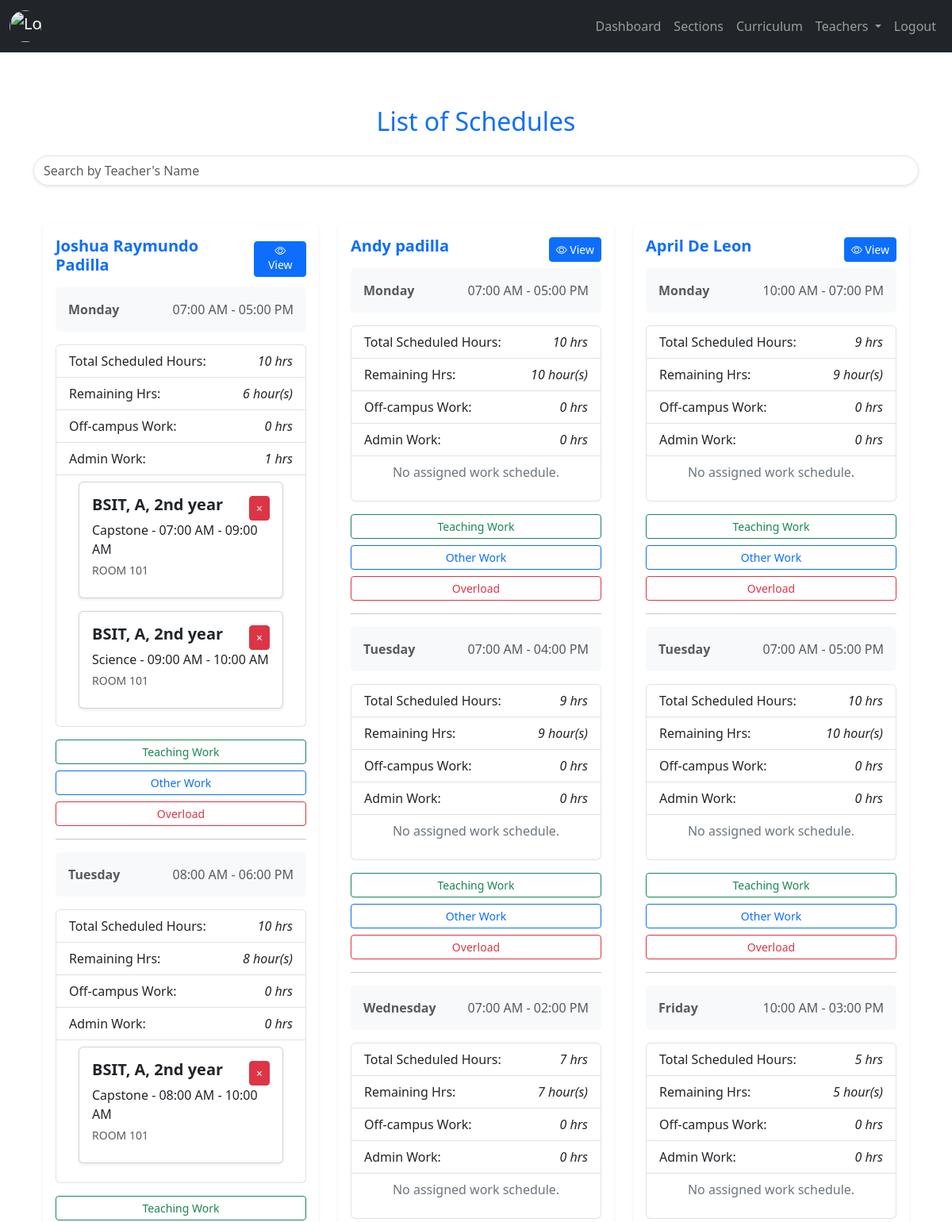
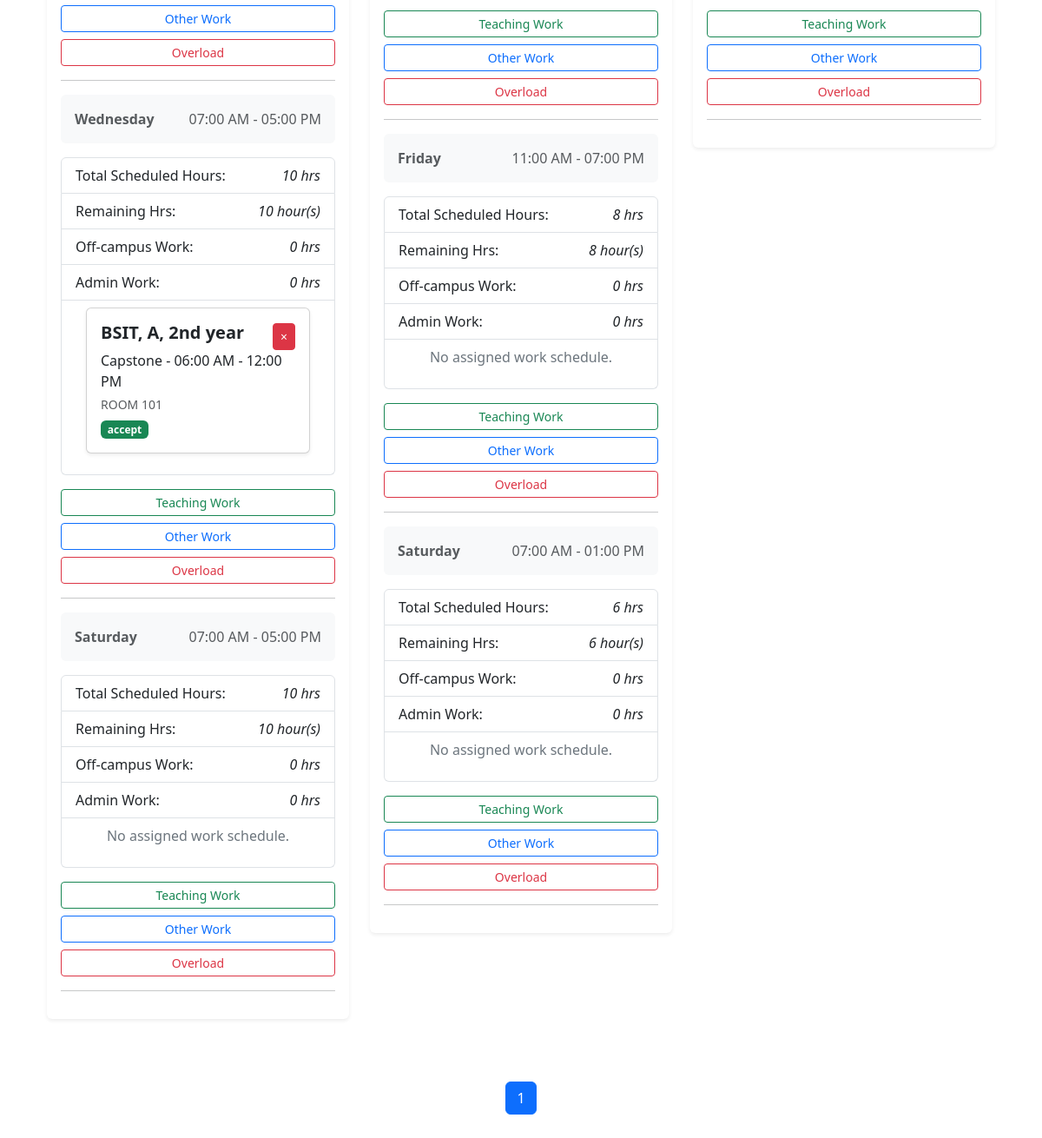
The page /admin/list_schedules.php (signed in) on the database its author committed (2 pictures, top to bottom).
### tables this page shows
CREATE TABLE `tblworkschedule` (
  `ws_id` int(11) NOT NULL,
  `ws_schedule_id` int(11) NOT NULL,
  `ws_sectionId` int(11) NOT NULL,
  `ws_roomCode` varchar(60) NOT NULL,
  `ws_CurriculumID` int(11) NOT NULL,
  `ws_subtStartTimeAssign` time NOT NULL,
  `ws_subtEndTimeAssign` time NOT NULL,
  `ws_typeOfWork` varchar(60) NOT NULL,
  `ws_ol_request_status` varchar(60) DEFAULT NULL,
  `ws_sem` int(11) DEFAULT NULL,
  `ws_status` varchar(60) NOT NULL DEFAULT 'regular_work'
);

CREATE TABLE `tblsection` (
  `sectionId` int(11) NOT NULL,
  `course` varchar(60) NOT NULL,
  `year_level` varchar(60) NOT NULL,
  `section` varchar(60) NOT NULL,
  `section_status` int(11) NOT NULL DEFAULT 1 COMMENT '0=archive, 1=exist'
);

CREATE TABLE `tblcurriculum` (
  `subject_id` int(11) NOT NULL,
  `subject_code` varchar(60) NOT NULL,
  `subject_name` varchar(60) NOT NULL,
  `lab_num` int(11) NOT NULL,
  `lec_num` int(11) NOT NULL,
  `hours` int(11) NOT NULL,
  `semester` int(11) NOT NULL,
  `designated_year_level` int(11) NOT NULL,
  `subject_status` int(11) NOT NULL DEFAULT 1 COMMENT '0=archive,1=exist'
);

### admin/backend/db.php (called while the page is built, shortened)
<?php
class db_connect
{
    public $host = db_host;
    public $user = db_user;
    public $pass = db_pass;
    public $name = db_name;
    public function connect()
    {
        try {
            $this->conn = new mysqli($this->host, $this->user, $this->pass, $this->name);
        } catch (\Throwable $th) {
            header("Location:setup.php");
        }
    }
}

### admin/backend/class.php (called while the page is built, shortened)
<?php
include ('db.php');
class global_class extends db_connect
{
    public function fetch_schedule()
    {
        if ($query->execute()) {
            $result = $query->get_result();
            if ($result->num_rows > 0) {
                $schedules = $result->fetch_all(MYSQLI_ASSOC);
                foreach ($schedules as &$schedule) {
                    $days = explode(',', $schedule['days']);
                    $times = explode(',', $schedule['schedule_times']);
                    $total_hours_per_day = [];
                    foreach ($days as $index => $day) {
                        $time_range = explode('-', $times[$index]);
                        $start_time = $time_range[0];
                        $end_time = $time_range[1];
                        $start_timestamp = strtotime($start_time);
                        $end_timestamp = strtotime($end_time);
                        $total_hours = round(abs($end_timestamp - $start_timestamp) / 3600, 2);
                        if (!isset($total_hours_per_day[$day])) {
                            $total_hours_per_day[$day] = 0;
                        }
                        $total_hours_per_day[$day] += $total_hours;
                    }
                }
                return $schedules;
            } else {
                $query->close();
                return [];
            }
        } else {
            $query->close();
            return false;
        }
    }
    public function fetch_workschedule($sched_id)
    {
        $query = "
            SELECT *
            FROM tblschedule
            LEFT JOIN tblworkschedule ON tblschedule.sched_id = tblworkschedule.ws_schedule_id
            LEFT JOIN tblsection ON tblsection.sectionId = tblworkschedule.ws_sectionId
            LEFT JOIN tblcurriculum ON tblcurriculum.subject_id = tblworkschedule.ws_CurriculumID
            WHERE tblschedule.sched_id = '$sched_id'
        ";
        $result = $this->conn->query($query);
        if ($result) {
            if ($result->num_rows > 0) {
                $schedules = $result->fetch_all(MYSQLI_ASSOC);
                return $schedules;
            } else {
                $result->free();
                return [];
            }
        } else {
            return false;
        }
    }
}

### admin/list_schedules.php (the view, shortened to what this page needs)
<?php
include "components/header.php";
?>
<div class="container mt-5">
    <h2 class="text-center mb-4 text-primary">List of Schedules</h2>
    <div class="mb-4">
        <input type="text" id="searchInput" class="form-control rounded-pill shadow-sm" placeholder="Search by Teacher's Name">
    </div>
<div class="container my-5">
    <div class="row">
        <?php
        $fetch_schedule = $db->fetch_schedule();
        foreach ($fetch_schedule as $schedule):
        ?>
        <div class="col-md-4 mb-4 card-item" data-teacher-name="<?= strtolower($schedule['teacher_name']) ?>">
            <div class="card shadow-sm border-0">
                <div class="card-body">
                    <div class="d-flex justify-content-between align-items-center mb-2">
                        <h5 class="card-title text-primary fw-bold"><?= ucfirst($schedule['teacher_name']) ?></h5>
                        <a href="view_schedule.php?teacher_id=<?= $schedule['sched_teacher_id'] ?>">
                            <button class="btn btn-primary btn-sm">
                                <i class="bi bi-eye"></i> View
                            </button>
                        </a>
                    </div>
                    <?php
                   $days = explode(',', $schedule['days']);
                   $times = explode(',', $schedule['schedule_times']);
                   $sched_ids_per_day = explode(',', $schedule['sched_ids_per_day']);
                   $total_hours_workschedule = explode(',', $schedule['total_minutes_workschedule']);
                   $total_offcampus_work_time = explode(',', $schedule['total_offcampus_work_time']);
                   $total_admin_work_time = explode(',', $schedule['total_admin_work_time']);
                   foreach ($days as $index => $day):
                       list($sched_id, $sched_day) = explode(':', $sched_ids_per_day[$index]);
                       $time_range = explode('-', $times[$index]);
                       $start_time = $time_range[0];
                       $end_time = $time_range[1];
                       $start_timestamp = strtotime($start_time);
                       $end_timestamp = strtotime($end_time);
                       $total_hours = round(abs($end_timestamp - $start_timestamp) / 3600, 2);
                       $total_minutes = round(abs($end_timestamp - $start_timestamp) / 60, 2);
                       $work_schedule_minutes = isset($total_hours_workschedule[$index]) ? $total_hours_workschedule[$index] : 0;
                       $remaining_minutes = $total_minutes - $work_schedule_minutes;
                       $remaining_hours = round($remaining_minutes / 60, 2);
                    ?>
                    <div class="d-flex justify-content-between mb-3 p-3 bg-light rounded">
                        <span class="text-muted fw-semibold"><?= ucfirst($day) ?> </span>
                        <span class="text-muted"><?= date('h:i A', strtotime($start_time)) ?> - <?= date('h:i A', strtotime($end_time)) ?></span>
                    </div>
                    <ul class="list-group mb-3">
                        <li class="list-group-item d-flex justify-content-between align-items-center">
                           Total Scheduled Hours: <i><?= $total_hours ?> hrs</i>
                        </li>
                        <li class="list-group-item d-flex justify-content-between align-items-center">
                            Remaining Hrs: <i><?= $remaining_hours >= 1 ? "$remaining_hours hour(s)" : "$remaining_minutes minute(s)"; ?></i>
                        </li>
                        <li class="list-group-item d-flex justify-content-between align-items-center">
                            Off-campus Work: <i><?= isset($total_offcampus_work_time[$index]) ? round($total_offcampus_work_time[$index] / 60, 2) . ' hrs' : '0 hrs'; ?></i>
                        </li>
                        <li class="list-group-item d-flex justify-content-between align-items-center">
                            Admin Work: <i><?= isset($total_admin_work_time[$index]) ? round($total_admin_work_time[$index] / 60, 2) . ' hrs' : '0 hrs'; ?></i>
                        </li>
                        <li class="list-group-item d-flex justify-content-between align-items-center">
                            <div class="container" style="max-height: 300px; overflow-y: auto;">
                                <?php
                                include "backend/end-points/schedule_list.php";
                                ?>
                            </div>
                        </li>
                    </ul>
                    <div class="d-grid gap-2">
                        <a href="#" class="btn btn-outline-success btn-sm TogglerAssignSubject" data-bs-toggle="modal" data-bs-target="#assignSubjectModal"
                            data-remaining_hours='<?= $remaining_hours ?>'
                            data-sched_id='<?= $sched_id ?>'>Teaching Work</a>
                        <a href="#" class="btn btn-outline-primary TogglerAssignOtherWork btn-sm" data-bs-toggle="modal" data-bs-target="#assignOtherWorkModal"
                            data-remaining_hours='<?= $remaining_hours ?>'
                            data-sched_id='<?= $sched_id ?>'
                        >Other Work</a>
                        <a href="#" class="btn btn-outline-danger btn-sm TogglerAssignOverLoadWork" data-bs-toggle="modal" data-bs-target="#olModal"
                            data-remaining_hours='<?= $remaining_hours ?>'
                            data-sched_id='<?= $sched_id ?>'
                        >Overload</a>
                    </div>
                    <hr class="my-3">
                    <?php endforeach; ?>
                </div>
            </div>
        </div>
        <?php endforeach; ?>
    </div>
</div>
    <nav aria-label="Page navigation">
        <ul class="pagination justify-content-center" id="pagination">
            <ul class="pagination" id="pageNumbers"></ul>
        </ul>
    </nav>
</div>
<?php
include "components/footer.php";
?>

### admin/backend/end-points/schedule_list.php (shortened to what this page needs)
<?php
                                $fetch_workschedule = $db->fetch_workschedule($sched_id);
                                if (!empty($fetch_workschedule)) {
                                    $has_assigned_work = false;
                                    foreach ($fetch_workschedule as $workschedule):
                                        $card_color="";
                                        if ($workschedule['ws_id']) {
                                            $has_assigned_work = true;
                                            $start_time = date('h:i A', strtotime($workschedule['ws_subtStartTimeAssign']));
                                            $end_time = date('h:i A', strtotime($workschedule['ws_subtEndTimeAssign']));
                                            if($workschedule['ws_ol_request_status'] =="pending"){
                                                $card_color="bg-warning";
                                            }else if($workschedule['ws_ol_request_status'] =="accept"){
                                                $card_color="bg-success text-white";
                                            }else if($workschedule['ws_ol_request_status'] =="decline"){
                                                $card_color="bg-danger text-white ";
                                            }
                                ?>
                                           <div class="card shadow-sm mb-3 ">
                                                <div class="card-body">
                                                    <div class="d-flex justify-content-between align-items-center">
                                                        <h5 class="card-title mb-2">
                                                            <strong><?= $workschedule['course'] ?>, <?= $workschedule['section'] ?>, <?= $workschedule['year_level'] ?></strong>
                                                        </h5>
                                                        <?php if ($has_assigned_work): ?>
                                                            <button class="btn btn-sm btn-outline-danger togglerDeleteWorkSchedule bg-danger text-white" type="button"
                                                            data-ws_id='<?= $workschedule['ws_id']?>'>×</button>
                                                        <?php endif; ?>
                                                    </div>
                                                    <p class="card-text mb-1"><?= ucfirst($workschedule['subject_name']) ?> - <?= $start_time ?> - <?= $end_time ?></p>
                                                    <small class="text-muted d-block mb-2"><?= $workschedule['ws_roomCode'] ?></small>
                                                    <span class="badge <?=$card_color?> text-dark"><?=$workschedule['ws_ol_request_status']?></span>
                                                </div>
                                            </div>
                                <?php }
                                    endforeach;
                                    if (!$has_assigned_work) {
                                        echo '<p class="d-flex justify-content-center text-secondary">No assigned work schedule.</p>';
                                    }
                                } else {
                                    echo '<p>No work schedule assigned.</p>';
                                }
                                ?>

### rows shown on the page
tblworkschedule: ws_sectionId.course "BSIT", ws_sectionId.section "A", ws_sectionId.year_level "2nd year", ws_CurriculumID.subject_name "Capstone", ws_subtStartTimeAssign "07:00 AM", ws_subtEndTimeAssign "09:00 AM", ws_roomCode "ROOM 101"
tblworkschedule: ws_sectionId.course "BSIT", ws_sectionId.section "A", ws_sectionId.year_level "2nd year", ws_CurriculumID.subject_name "Science", ws_subtStartTimeAssign "09:00 AM", ws_subtEndTimeAssign "10:00 AM", ws_roomCode "ROOM 101"
tblworkschedule: ws_sectionId.course "BSIT", ws_sectionId.section "A", ws_sectionId.year_level "2nd year", ws_CurriculumID.subject_name "Capstone", ws_subtStartTimeAssign "08:00 AM", ws_subtEndTimeAssign "10:00 AM", ws_roomCode "ROOM 101"
tblworkschedule: ws_sectionId.course "BSIT", ws_sectionId.section "A", ws_sectionId.year_level "2nd year", ws_CurriculumID.subject_name "Capstone", ws_subtStartTimeAssign "06:00 AM", ws_subtEndTimeAssign "12:00 PM", ws_roomCode "ROOM 101", ws_ol_request_status "accept"

### other values the page prints
$schedule['teacher_name'] "Joshua Raymundo Padilla"
$day "Monday"
date('h:i A', strtotime($start_time)) "07:00 AM"
date('h:i A', strtotime($end_time)) "05:00 PM"
$total_hours "10"
$remaining_hours "6"
$total_offcampus_work_time[$index] / 60 "0"
$total_admin_work_time[$index] / 60 "1"
$day "Tuesday"
date('h:i A', strtotime($start_time)) "08:00 AM"
date('h:i A', strtotime($end_time)) "06:00 PM"
$remaining_hours "8"
$total_admin_work_time[$index] / 60 "0"
$day "Wednesday"
$remaining_hours "10"
